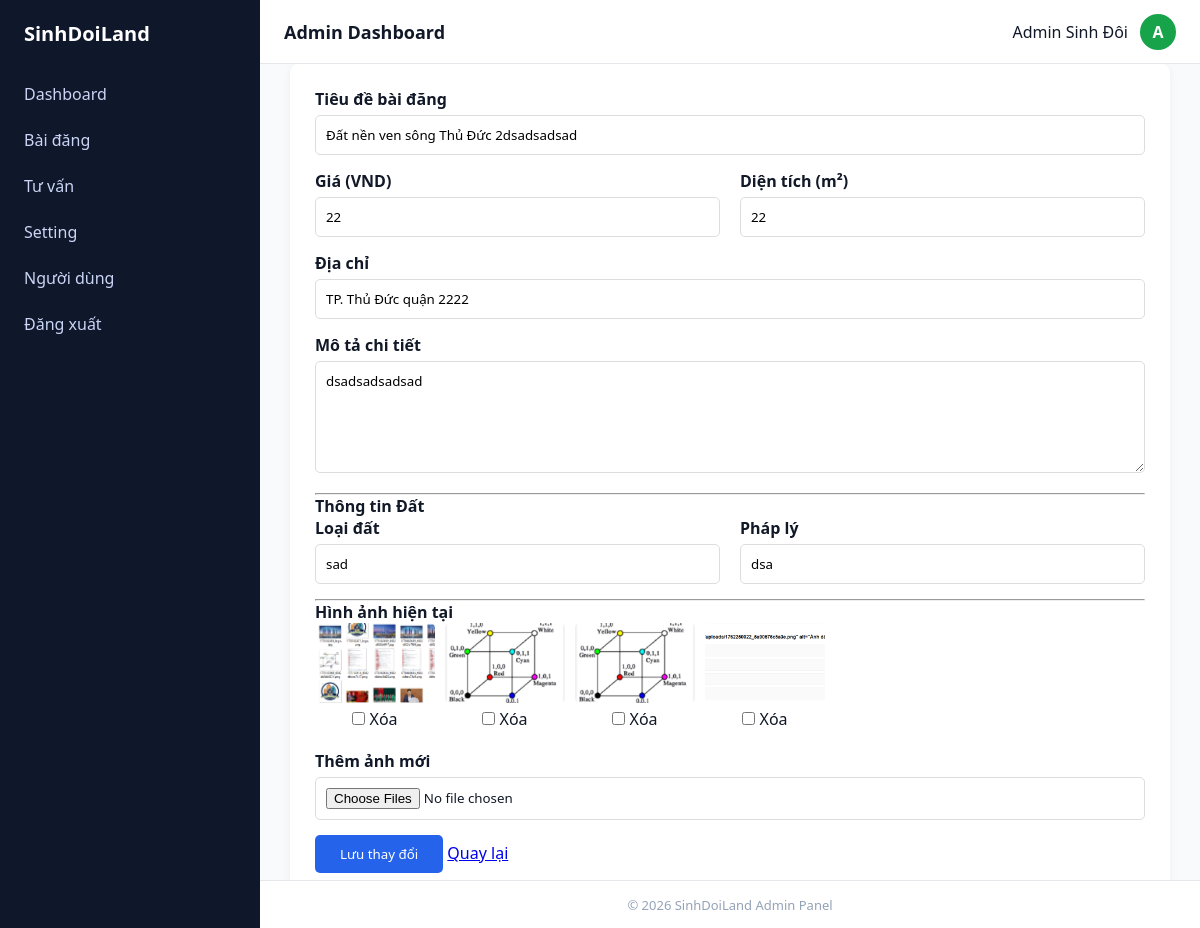
Screenshot of /admin_sinhdoi/index.php?action=baidang_edit&id=20 (signed in) with the database file from the repository.
### tables this page shows
CREATE TABLE `baidang` (
  `id` int NOT NULL,
  `user_id` int NOT NULL,
  `loai_bds_id` int NOT NULL,
  `tieu_de` varchar(255) DEFAULT NULL,
  `mo_ta` text,
  `gia` bigint DEFAULT NULL COMMENT 'Gia theo VND',
  `dien_tich` float DEFAULT NULL COMMENT 'm2',
  `dia_chi` varchar(255) DEFAULT NULL,
  `trang_thai` tinyint DEFAULT '0' COMMENT '0=cho_duyet,1=hoat_dong,2=da_ban,3=an',
  `created_at` timestamp NULL DEFAULT CURRENT_TIMESTAMP,
  `updated_at` timestamp NULL DEFAULT CURRENT_TIMESTAMP ON UPDATE CURRENT_TIMESTAMP,
  `is_priority` tinyint(1) DEFAULT '0',
  `tinh_thanh` varchar(100) DEFAULT NULL,
  `quan_huyen` varchar(100) DEFAULT NULL
);

CREATE TABLE `baidang_dat` (
  `baidang_id` int NOT NULL,
  `loai_dat` varchar(100) DEFAULT NULL,
  `phap_ly_dat` varchar(100) DEFAULT NULL
);

CREATE TABLE `baidang_images` (
  `id` int NOT NULL,
  `baidang_id` int NOT NULL,
  `image` varchar(255) NOT NULL
);

### admin_sinhdoi/index.php (called while the page is built, shortened)
<?php
require_once 'controller/controller.php';
$controller = new controller();
$controller->dieuhuong();
?>

### admin_sinhdoi/model/model.php (called while the page is built, shortened)
<?php
class model
{
    private $host = 'localhost';
    private $name = 'root';
    private $pass = '';
    private $db = 'batdongsan_v2';
    private $connect;
    public function ketnoi()
    {
        $this->connect = new mysqli($this->host, $this->name, $this->pass, $this->db);
        $this->connect->set_charset('utf8');
    }
public function getBaiDangEdit($id, $user_id, $role)
{
    $sql = "SELECT b.*, l.ten_loai,
                   n.so_phong, n.so_tang, n.phap_ly_nha, n.noi_that,
                   d.loai_dat, d.phap_ly_dat
            FROM baidang b
            LEFT JOIN phanloai_bds l ON b.loai_bds_id = l.id
            LEFT JOIN baidang_nha n ON b.id = n.baidang_id
            LEFT JOIN baidang_dat d ON b.id = d.baidang_id
            WHERE b.id = " . (int)$id;
    $result = $this->connect->query($sql);
    if ($result && $result->num_rows > 0) {
        $baidang = $result->fetch_assoc();
        $sql_img = "SELECT * FROM baidang_images WHERE baidang_id = " . (int)$id;
        $rs_img  = $this->connect->query($sql_img);
        $images = [];
        while ($rs_img && $row = $rs_img->fetch_assoc()) {
            $images[] = $row;
        }
        $baidang['images'] = $images;
        return $baidang;
    }
    return false;
}
}
?>

### admin_sinhdoi/views/dashboard/html/baidang_edit.php (the view, shortened to what this page needs)
<!DOCTYPE html>
<html lang="vi">
<head>
    <link rel="stylesheet" href="/duanthuctap/admin_sinhdoi/views/layout/css/style.css">
    <link rel="stylesheet" href="/duanthuctap/admin_sinhdoi/views/dashboard/css/baidang_edit.css">
</head>
<body>
<?php
include __DIR__ . '/../../layout/html/header.php';
include __DIR__ . '/../../layout/html/sidebar.php';
?>
<div class="main">
    <h2 class="page-title">Chỉnh sửa bài đăng #<?= $baidang['id'] ?></h2>
    <div class="detail-box">
        <form action="index.php?action=baidang_edit&id=<?= $baidang['id'] ?>" method="POST" enctype="multipart/form-data">
            <div class="form-group">
                <label>Tiêu đề bài đăng</label>
                <input type="text" name="tieu_de" class="form-control" value="<?= $baidang['tieu_de'] ?>" required>
            </div>
            <div class="form-row">
                <div class="form-group">
                    <label>Giá (VND)</label>
                    <input type="number" name="gia" class="form-control" value="<?= $baidang['gia'] ?>">
                </div>
                <div class="form-group">
                    <label>Diện tích (m²)</label>
                    <input type="number" name="dien_tich" class="form-control" value="<?= $baidang['dien_tich'] ?>">
                </div>
            </div>
            <div class="form-group">
                <label>Địa chỉ</label>
                <input type="text" name="dia_chi" class="form-control" value="<?= $baidang['dia_chi'] ?>">
            </div>
            <div class="form-group">
                <label>Mô tả chi tiết</label>
                <textarea name="mo_ta" class="form-control" rows="5"><?= $baidang['mo_ta'] ?></textarea>
            </div>
            <hr>
            <?php if ($baidang['loai_bds_id'] == 1): ?>
                <h4 class="section-title">Thông tin Nhà</h4>
                <div class="form-row">
                    <div class="form-group"><label>Số phòng</label><input type="number" name="so_phong" class="form-control" value="<?= $baidang['so_phong'] ?? '' ?>"></div>
                    <div class="form-group"><label>Số tầng</label><input type="number" name="so_tang" class="form-control" value="<?= $baidang['so_tang'] ?? '' ?>"></div>
                    <div class="form-group"><label>pháp lý</label><input  name="phap_ly" class="form-control" value="<?= $baidang['phap_ly_nha'] ?? '' ?>"></div>
                    <div class="form-group"><label>nội thất</label><input  name="noi_that" class="form-control" value="<?= $baidang['noi_that'] ?? '' ?>"></div>
                </div>
            <?php elseif ($baidang['loai_bds_id'] == 2): ?>
                <h4 class="section-title">Thông tin Đất</h4>
                <div class="form-row">
                    <div class="form-group"><label>Loại đất</label><input type="text" name="loai_dat" class="form-control" value="<?= $baidang['loai_dat'] ?? '' ?>"></div>
                    <div class="form-group"><label>Pháp lý</label><input type="text" name="phap_ly_dat" class="form-control" value="<?= $baidang['phap_ly_dat'] ?? '' ?>"></div>
                </div>
            <?php endif; ?>
            <hr>
            <h4 class="section-title">Hình ảnh hiện tại</h4>
            <div class="image-gallery">
                <?php if (!empty($baidang['images'])): ?>
                    <?php foreach ($baidang['images'] as $img): ?>
                        <div class="image-item">
                            <img src="/duanthuctap/uploads/<?= $img['image'] ?>">
                            <label class="delete-img">
                                <input type="checkbox" name="delete_images[]" value="<?= $img['id'] ?>"> Xóa
                            </label>
                        </div>
                    <?php endforeach; ?>
                <?php else: ?>
                    <p class="empty-msg">Chưa có ảnh.</p>
                <?php endif; ?>
            </div>
            <div class="form-group">
                <label>Thêm ảnh mới</label>
                <input type="file" name="new_images[]" class="form-control" multiple>
            </div>
            <div class="action-buttons">
                <button type="submit" name="btn_edit" class="btn-save">Lưu thay đổi</button>
                <a href="index.php?action=baidang" class="btn back">Quay lại</a>
            </div>
        </form>
    </div>
</div>
<?php include __DIR__ . '/../../layout/html/footer.php'; ?>
</body>
</html>

### admin_sinhdoi/views/layout/css/style.css (style rules this page uses)
:root { --primary: #16a34a; --sidebar-bg: #0f172a; --sidebar-text: #cbd5f5; --bg: #f5f7fb; --white: #ffffff; --border: #e5e7eb; --text: #111827; --muted: #94a3b8; }
* { margin: 0; padding: 0; box-sizing: border-box; font-family: system-ui, sans-serif; }
body { background: var(--bg); color: var(--text); }

### admin_sinhdoi/views/dashboard/css/baidang_edit.css (style rules this page uses)
.main { margin-left: 260px; padding: 30px; background: #f8fafc; }
.detail-box { background: #fff; padding: 25px; border-radius: 10px; box-shadow: 0 2px 10px rgba(0,0,0,0.05); }
.form-row { display: flex; gap: 20px; }
.form-group { flex: 1; margin-bottom: 15px; }
.form-group label { display: block; font-weight: 600; margin-bottom: 5px; }
.form-control { width: 100%; padding: 10px; border: 1px solid #ddd; border-radius: 5px; }
.image-gallery { display: flex; flex-wrap: wrap; gap: 10px; margin-bottom: 20px; }
.image-item { width: 120px; text-align: center; }
.image-item img { width: 100%; height: 80px; object-fit: cover; border-radius: 5px; }
.btn-save { padding: 10px 25px; background: #2563eb; color: white; border: none; border-radius: 5px; cursor: pointer; }

### rows the page displays
baidang: tieu_de "Đất nền ven sông Thủ Đức 2dsadsadsad", gia "22", dien_tich "22", dia_chi "TP. Thủ Đức quận 2222", mo_ta "dsadsadsadsad", loai_dat "sad", phap_ly_dat "dsa"
baidang_images: image (picture)
baidang_images: image (picture)
baidang_images: image (picture)
baidang_images: image (picture)

### other values shown
$_SESSION['user']['name'] "Admin Sinh Đôi"
